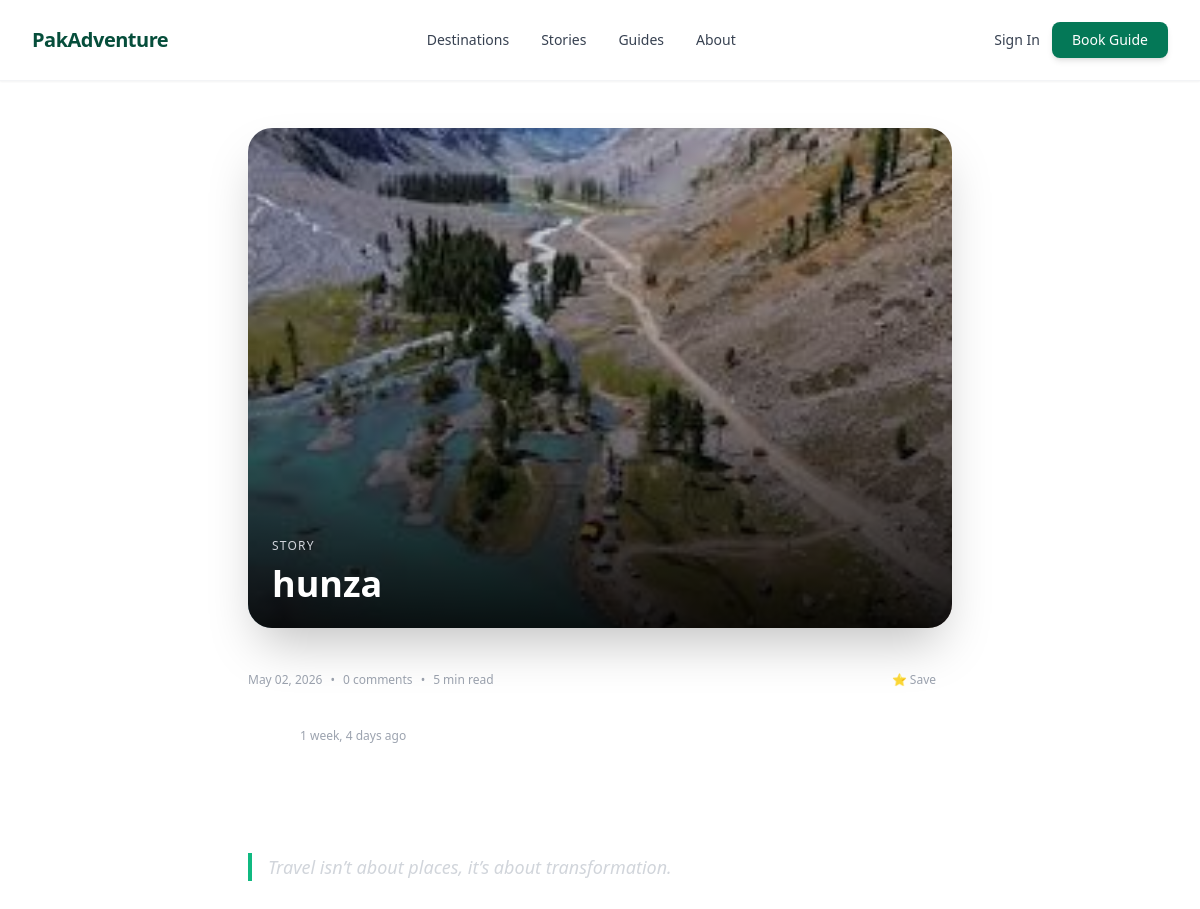
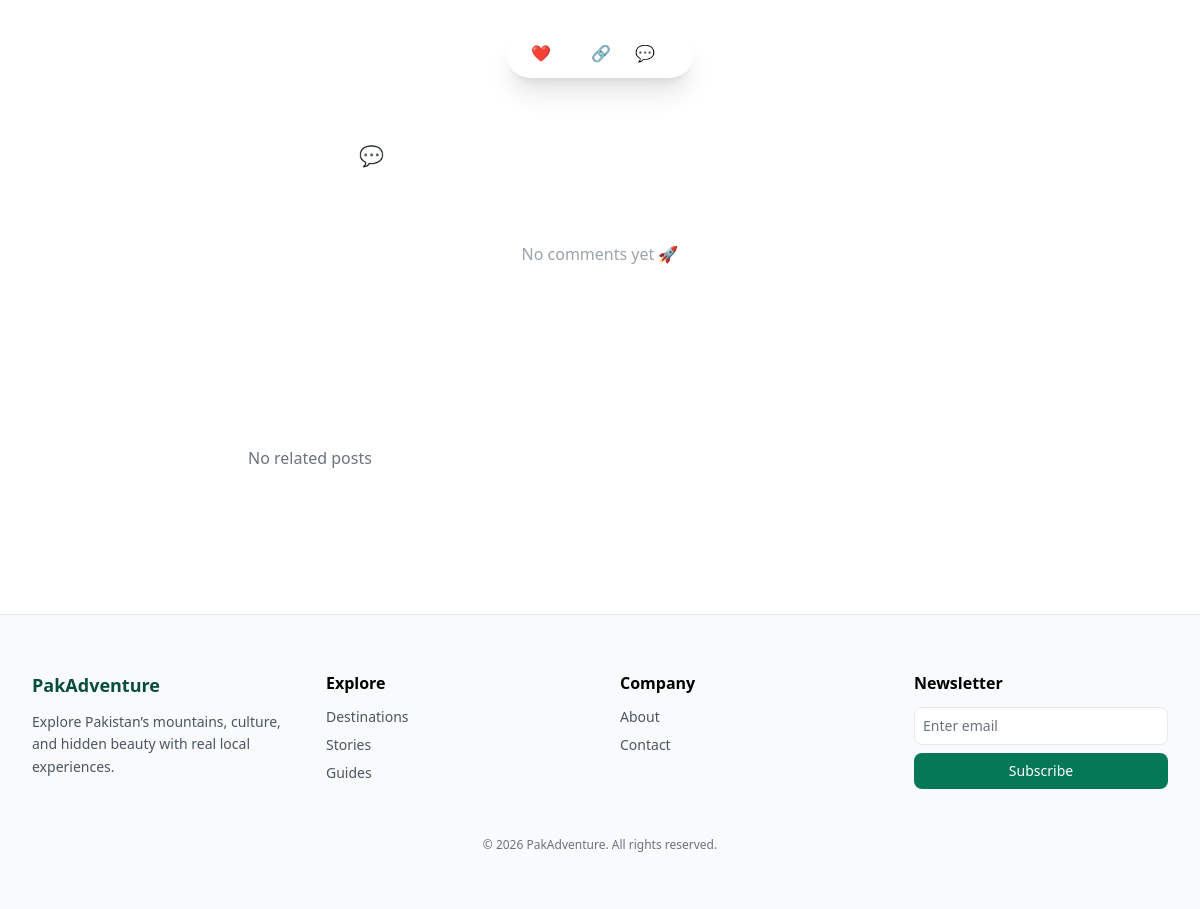
Page /cart/1/ on the committed database (2 pictures, top to bottom).
### app/models.py (models this page shows, shortened)
class TravelPost(models.Model):
    CATEGORY_CHOICES = [
        ('story', 'Story'),
        ('guide', 'Guide'),
        ('experience', 'Experience'),
    ]
    user = models.ForeignKey(User, on_delete=models.CASCADE)
    title = models.CharField(max_length=200)
    description = models.TextField()
    content = models.TextField(blank=True)
    category = models.CharField(max_length=20, choices=CATEGORY_CHOICES)
    picture = models.ImageField(upload_to='guides/', blank=True, null=True)
    created_at = models.DateTimeField(auto_now_add=True)
    likes = models.ManyToManyField(User, blank=True, related_name="liked_posts")

### app/views.py (the view)
# urls.py: path('cart/<int:id>/', views.cart_image, name='cart1'),
def cart_image(request, id):
    post = get_object_or_404(TravelPost, id=id)
    return render(request, 'cart.html', {
        'post': post
    })

### Templates/cart.html (shortened to what this page needs)
{% extends 'header_footer.html' %}
{% block base %}
<main class="max-w-3xl mx-auto px-4 sm:px-6 lg:px-8 py-12 text-white">
<div class="relative w-full h-[320px] md:h-[500px] overflow-hidden rounded-3xl mb-10 shadow-2xl group">
    {% if post.picture %}
        <img src="{{ post.picture.url }}"
             class="w-full h-full object-cover object-center scale-105 group-hover:scale-110 transition duration-700">
    {% else %}
        <img src="https://via.placeholder.com/900x600"
             class="w-full h-full object-cover">
    {% endif %}
    <div class="absolute inset-0 bg-gradient-to-t from-black/90 via-black/40 to-transparent"></div>
    <div class="absolute bottom-6 left-6 right-6">
        <span class="text-xs uppercase tracking-widest text-gray-300">
            {{ post.category }}
        </span>
        <h1 class="text-2xl md:text-4xl font-bold mt-2 leading-tight">
            {{ post.title }}
        </h1>
    </div>
</div>
<div class="flex flex-wrap items-center justify-between text-xs text-gray-400 mb-6 gap-2">
    <div class="flex items-center gap-2 flex-wrap">
        <span>{{ post.created_at|date:"M d, Y" }}</span>
        <span>•</span>
        <span>{{ post.comments.count }} comments</span>
        <span>•</span>
        <span>5 min read</span>
    </div>
    <button id="saveBtn"
            class="bg-white/10 px-4 py-1 rounded-full hover:bg-white hover:text-black transition">
        ⭐ Save
    </button>
</div>
<div class="flex items-center gap-3 mb-10">
    <div class="w-10 h-10 rounded-full bg-white/20"></div>
    <div>
        <p class="text-xs text-gray-400">{{ post.created_at|timesince }} ago</p>
    </div>
</div>
<article class="text-gray-300 text-base md:text-lg leading-relaxed space-y-6 mb-14">
    <p class="text-xl text-white leading-relaxed">
    </p>
    <blockquote class="border-l-4 border-emerald-500 pl-4 italic text-gray-300">
        Travel isn’t about places, it’s about transformation.
    </blockquote>
</article>
<div class="sticky bottom-6 flex justify-center z-40">
    <div class="flex items-center gap-6 bg-white/10 backdrop-blur-md px-6 py-3 rounded-full shadow-xl border border-white/10">
        <a href="{% url 'like_post' post.id %}"
           class="flex items-center gap-2 hover:scale-110 transition">
            ❤️ <span class="text-sm">{{ post.likes.count }}</span>
        </a>
        <button onclick="copyLink()" class="hover:scale-110 transition">🔗</button>
        <button onclick="scrollToComments()" class="hover:scale-110 transition">
            💬 {{ post.comments.count }}
        </button>
    </div>
</div>
<section id="comments" class="mt-16">
    <h2 class="text-xl font-semibold mb-6">Discussion 💬</h2>
    <div class="space-y-5">
        {% for comment in post.comments.all %}
        <div class="flex gap-3">
            <div class="w-8 h-8 rounded-full bg-white/20"></div>
            <div class="flex-1 bg-white/5 p-4 rounded-xl border border-white/10">
                <div class="flex justify-between text-xs text-gray-400 mb-1">
                    <span class="text-white font-medium">
                        {{ comment.user.username }}
                    </span>
                    <span>{{ comment.created_at|timesince }} ago</span>
                </div>
                <p class="text-sm text-gray-300">
                    {{ comment.text }}
                </p>
            </div>
        </div>
        {% empty %}
        <div class="text-center py-12 text-gray-400">
            No comments yet 🚀
        </div>
        {% endfor %}
    </div>
</section>
<section class="mt-20">
    <h3 class="text-lg font-semibold mb-6">More like this</h3>
    <div class="grid grid-cols-1 sm:grid-cols-2 gap-6">
        {% for p in related_posts %}
        <a href="{% url 'cart1' p.id %}" class="group">
            <div class="relative h-44 rounded-xl overflow-hidden mb-2">
                <img src="{{ p.picture.url }}"
                     class="w-full h-full object-cover group-hover:scale-105 transition duration-500">
                <div class="absolute inset-0 bg-gradient-to-t from-black/70 to-transparent"></div>
            </div>
            <p class="text-sm font-medium group-hover:text-emerald-400 transition">
                {{ p.title }}
            </p>
        </a>
        {% empty %}
        <p class="text-gray-500">No related posts</p>
        {% endfor %}
    </div>
</section>
</main>
{% endblock %}

### rows in the picture
TravelPost: picture (picture), category "STORY", title "hunza", created_at "May 02, 2026", comments.count "0", created_at "1 week, 4 days"
